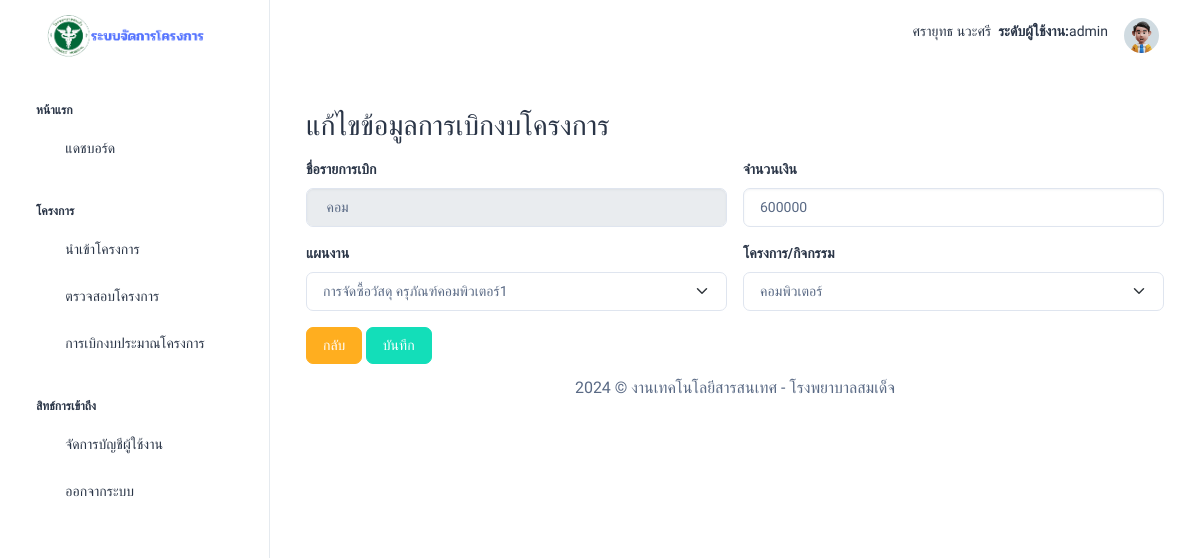
/project-sub-budget_edit.php?sub_budget_id=1 (signed in), run on the app's committed database.
### tables this page shows
CREATE TABLE `sub_budget`  (
  `sub_id` int NOT NULL AUTO_INCREMENT,
  `sub_name` varchar(255) NOT NULL,
  `sub_budget` float NOT NULL,
  `sub_created` datetime NOT NULL,
  `sub_modified` datetime NOT NULL,
  `sub_p_plan_id` int NOT NULL,
  `sub_p_name_id` int NOT NULL,
  `sub_date` date NOT NULL,
  `sub_time` time NOT NULL,
  `save_m_id` int NOT NULL,
  `modified_m_id` int NOT NULL,
  `edit_budget_m_id` int NOT NULL,
  PRIMARY KEY (`sub_id`) USING BTREE
);

CREATE TABLE `project`  (
  `project_id` int NOT NULL AUTO_INCREMENT,
  `project_plan` varchar(255) NOT NULL COMMENT 'plan_name',
  `project_name` varchar(255) NOT NULL COMMENT 'project_name',
  `project_budget` double NOT NULL COMMENT 'budget',
  `project_status` varchar(255) NOT NULL COMMENT 'status',
  `created` datetime NOT NULL,
  `modified` datetime NOT NULL,
  `plan_code` varchar(255) NOT NULL,
  `user_id_import` int NOT NULL,
  `user_id_edit` int NOT NULL,
  PRIMARY KEY (`project_id`) USING BTREE
);

### project-sub-budget_edit.php (the view, shortened to what this page needs)
<?php
include('./db/connect.php');
?>
<?php include('./include/head.php') ?>
<?php include('./include/header.php') ?>
<div class="container-fluid">
    <?php if (!$_SESSION) {
        Header("Location: home.php");
    } else { ?>
        <?php
        $sub_budgetID = $_GET['sub_budget_id'];
        $sql = " SELECT *, s2.project_plan as project_plan, s2.project_name as project_name, s2.project_id as project_plan_id, s2.project_budget as project_budget
            FROM sub_budget s1
            LEFT JOIN project s2 on s1.sub_p_plan_id = s2.project_id
            WHERE s1.sub_id = '" . $sub_budgetID . "' ";
        $query = mysqli_query($conn, $sql);
        ?>
        <body>
            <div class="container mt-4">
                <h2>แก้ไขข้อมูลการเบิกงบโครงการ</h2>
                <div class="mt-3">
                    <form class="row g-3" action="project-sub-budget_edit_db.php" method="POST">
                        <?php while ($row = mysqli_fetch_array($query)) { ?>
                            <div class="col-md-6">
                                <label class="form-label">ชื่อรายการเบิก</label>
                                <input type="text" name="sub_name" class="form-control" value="<?php echo $row['sub_name'] ?>" readonly>
                            </div>
                            <div class="col-md-6">
                                <label class="form-label">จำนวนเงิน</label>
                                <input type="float" name="sub_budget" class="form-control" value="<?php echo $row['sub_budget'] ?>">
                            </div>
                            <div class="col-md-6">
                                <label for="inputState" class="form-label">แผนงาน</label>
                                <select name="sub_p_plan_id" class="form-select">
                                    <option value="<?php echo $row['project_id'] ?>"><?php echo $row['project_plan'] ?></option>
                                </select>
                            </div>
                            <div class="col-md-6">
                                <label for="inputState" class="form-label">โครงการ/กิจกรรม</label>
                                <select name="sub_p_name_id" class="form-select">
                                    <option value="<?php echo $row['project_id'] ?>"><?php echo $row['project_name'] ?></option>
                                </select>
                            </div>
                            <div class="col-12">
                                <a href="./project-sub-budget.php?project_id=<?php echo $row['project_plan_id'] ?>&&project_name=<?php echo $row['project_name'] ?>&&project_plan=<?php echo $row['project_plan'] ?>&&project_budget=<?php echo $row['project_budget'] ?>" type="submit" class="btn btn-warning">กลับ</a>
                                <button type="submit" name="sub_budget_edit" class="btn btn-success">บันทึก</button>
                            </div>
                        <?php } ?>
                    </form>
                </div>
            </div>
        </body>
        </html>
    <?php } ?>
    <?php include('./include/footer.php') ?>

### data on the page
sub_budget: sub_name "คอม", sub_budget "600000", sub_p_plan_id "การจัดซื้อวัสดุ ครุภัณฑ์คอมพิวเตอร์1", sub_p_name_id "คอมพิวเตอร์"

### other printed values
$_SESSION['fname'] "ศรายุทธ"
$_SESSION['lname'] "นวะศรี"
$_SESSION['level'] "admin"
